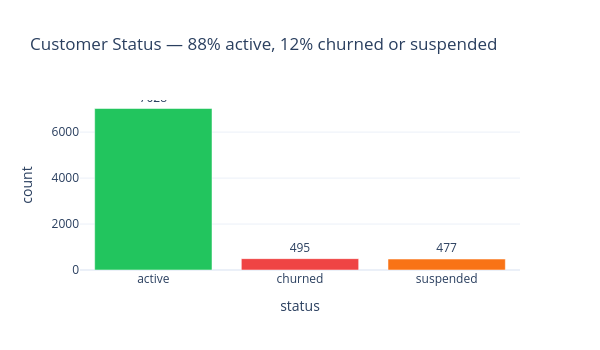
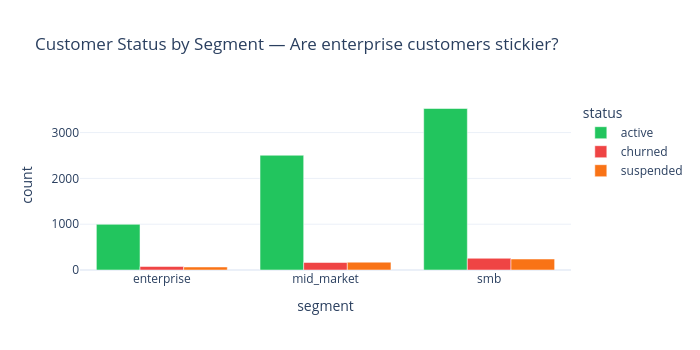

The cell these charts' notebook holds for them, in order:
### Code cell
# ── Customer status: active vs churned vs suspended ──
status = cust.status.value_counts().reset_index()
status.columns = ["status", "count"]

fig = px.bar(status, x="status", y="count", color="status",
             title="Customer Status — 88% active, 12% churned or suspended",
             color_discrete_map={"active": "#22c55e", "churned": "#ef4444", "suspended": "#f97316"},
             text="count")
fig.update_traces(textposition="outside")
fig.update_layout(height=350, width=600, showlegend=False)
fig.show()

# Churn by segment
churn_seg = cust.groupby(["segment", "status"]).size().reset_index(name="count")
fig2 = px.bar(churn_seg, x="segment", y="count", color="status", barmode="group",
              title="Customer Status by Segment — Are enterprise customers stickier?",
              color_discrete_map={"active": "#22c55e", "churned": "#ef4444", "suspended": "#f97316"})
fig2.update_layout(height=350, width=700)
fig2.show()

### Figure 1 — Plotly figure (JSON) as saved in the notebook; plotly's stock layout.template omitted (floating-point values rounded to 4 significant figures)
{"data": [{"hovertemplate": "status=%{x}<br>count=%{text}<extra></extra>", "legendgroup": "active", "marker": {"color": "#22c55e", "pattern": {"shape": ""}}, "name": "active", "orientation": "v", "showlegend": true, "text": [7028.0], "textposition": "outside", "type": "bar", "x": ["active"], "xaxis": "x", "y": [7028], "yaxis": "y"}, {"hovertemplate": "status=%{x}<br>count=%{text}<extra></extra>", "legendgroup": "churned", "marker": {"color": "#ef4444", "pattern": {"shape": ""}}, "name": "churned", "orientation": "v", "showlegend": true, "text": [495.0], "textposition": "outside", "type": "bar", "x": ["churned"], "xaxis": "x", "y": [495], "yaxis": "y"}, {"hovertemplate": "status=%{x}<br>count=%{text}<extra></extra>", "legendgroup": "suspended", "marker": {"color": "#f97316", "pattern": {"shape": ""}}, "name": "suspended", "orientation": "v", "showlegend": true, "text": [477.0], "textposition": "outside", "type": "bar", "x": ["suspended"], "xaxis": "x", "y": [477], "yaxis": "y"}], "layout": {"barmode": "relative", "height": 350, "legend": {"title": {"text": "status"}, "tracegroupgap": 0}, "showlegend": false, "title": {"text": "Customer Status — 88% active, 12% churned or suspended"}, "width": 600, "xaxis": {"anchor": "y", "categoryarray": ["active", "churned", "suspended"], "categoryorder": "array", "domain": [0, 1], "title": {"text": "status"}}, "yaxis": {"anchor": "x", "domain": [0, 1], "title": {"text": "count"}}}}

### Figure 2 — Plotly figure (JSON) as saved in the notebook; plotly's stock layout.template omitted (floating-point values rounded to 4 significant figures)
{"data": [{"alignmentgroup": "True", "hovertemplate": "status=active<br>segment=%{x}<br>count=%{y}<extra></extra>", "legendgroup": "active", "marker": {"color": "#22c55e", "pattern": {"shape": ""}}, "name": "active", "offsetgroup": "active", "orientation": "v", "showlegend": true, "textposition": "auto", "type": "bar", "x": ["enterprise", "mid_market", "smb"], "xaxis": "x", "y": [997, 2505, 3526], "yaxis": "y"}, {"alignmentgroup": "True", "hovertemplate": "status=churned<br>segment=%{x}<br>count=%{y}<extra></extra>", "legendgroup": "churned", "marker": {"color": "#ef4444", "pattern": {"shape": ""}}, "name": "churned", "offsetgroup": "churned", "orientation": "v", "showlegend": true, "textposition": "auto", "type": "bar", "x": ["enterprise", "mid_market", "smb"], "xaxis": "x", "y": [76, 163, 256], "yaxis": "y"}, {"alignmentgroup": "True", "hovertemplate": "status=suspended<br>segment=%{x}<br>count=%{y}<extra></extra>", "legendgroup": "suspended", "marker": {"color": "#f97316", "pattern": {"shape": ""}}, "name": "suspended", "offsetgroup": "suspended", "orientation": "v", "showlegend": true, "textposition": "auto", "type": "bar", "x": ["enterprise", "mid_market", "smb"], "xaxis": "x", "y": [66, 171, 240], "yaxis": "y"}], "layout": {"barmode": "group", "height": 350, "legend": {"title": {"text": "status"}, "tracegroupgap": 0}, "title": {"text": "Customer Status by Segment — Are enterprise customers stickier?"}, "width": 700, "xaxis": {"anchor": "y", "domain": [0, 1], "title": {"text": "segment"}}, "yaxis": {"anchor": "x", "domain": [0, 1], "title": {"text": "count"}}}}
